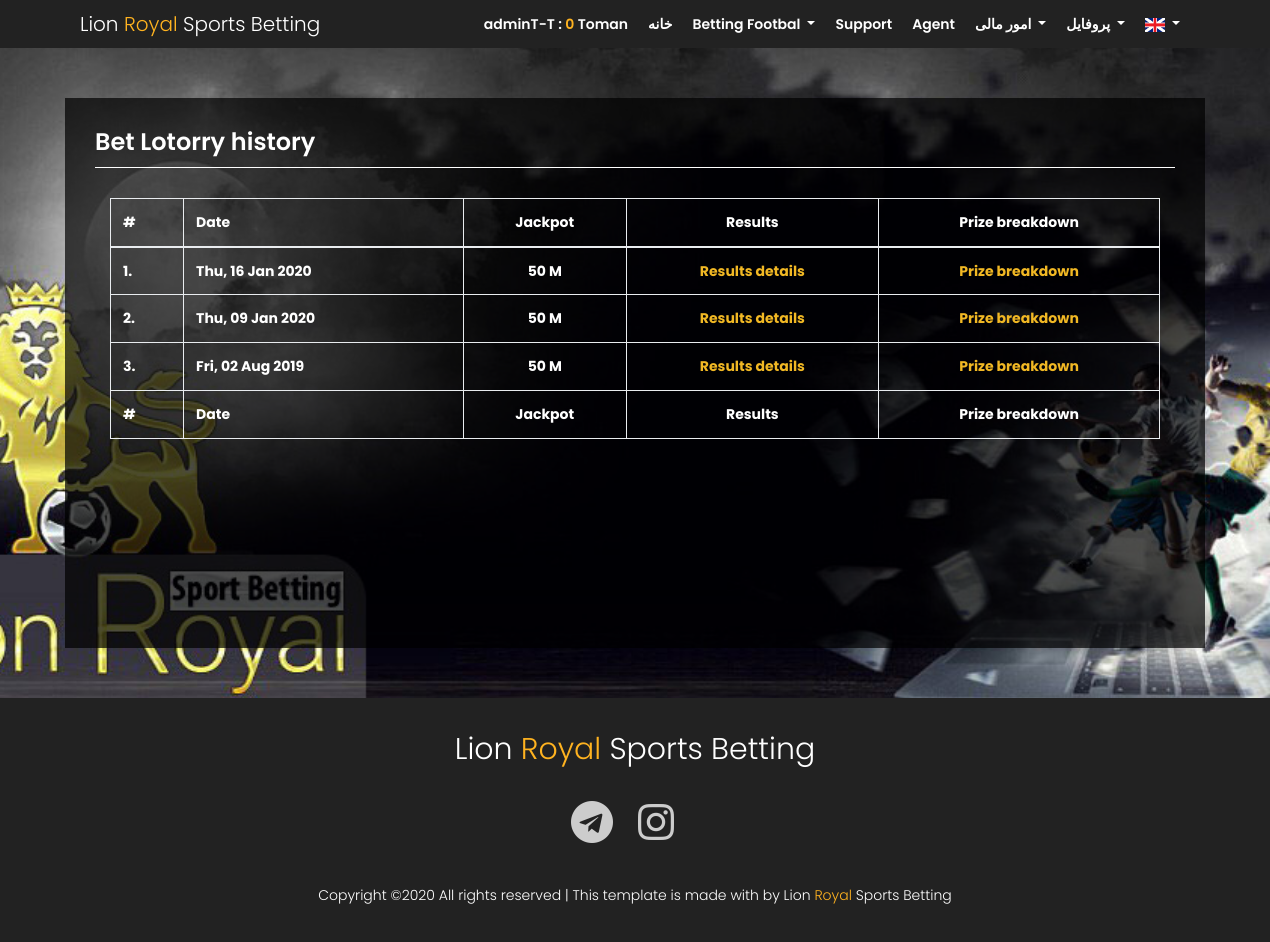
Screenshot of /site/bet_lotorry_history.php (signed in) with the database file from the repository.
### tables this page shows
CREATE TABLE `bet_lotorry_history` (
  `id` int(11) NOT NULL,
  `bet_lotorry_jackpot` varchar(20) DEFAULT NULL,
  `bet_lotorry_date` date DEFAULT NULL,
  `date_create` date DEFAULT NULL,
  `time_create` time DEFAULT NULL
);

### site/_inc/db_class.php (called while the page is built, shortened)
<?php
class SimpleDBClass
{
  public $isConn;
  public function __construct( $db_conn = array('host' => 'localhost', 'user' => 'root','pass' => '','database' => 'test', ) )
  {
    $host = isset($db_conn['host']) ? $db_conn['host'] : 'localhost' ;
    $user = isset($db_conn['user']) ? $db_conn['user'] : 'root' ;
    $pass = isset($db_conn['pass']) ? $db_conn['pass'] : '' ;
    $database = isset($db_conn['database']) ? $db_conn['database'] : die('no database set') ;
    $connection = mysqli_connect($host, $user, $pass,$database);
    if($connection)
    {
      $this->isConn = $connection;
    }
  }
  function Select($SQLStatement)
  {
    $con =  $this->isConn;
    if ($con)
    {
      $q = $con->query($SQLStatement);
      $row = $q->num_rows;
      if($row <1)
      {
        $result = $row;
      }
      else if($row == 1)
      {
        $result = array($q->fetch_assoc());
      }
      else if( $row >1)
      {
        $d1 = array( $q->fetch_assoc());
        $d2= array();
        while ($row = $q->fetch_assoc())
        {
          $d2[] = $row;
        }
        $result = array_merge($d1 , $d2);
      }
      return $result;
      }
  }
}
?>

### site/bet_lotorry_history.php (the view, shortened to what this page needs)
<?php
    include_once("function/app_top.php");
?>
<!DOCTYPE html>
	<html lang="en" class="no-js">
    <?php include_once("header.php");?>
		<body>
			<section class="generic-banner relative">
                <?php include_once("topmenu.php");?>
			</section>
		<div class="main-wrapper ">
			<section class="feature-area section-gap " id="secvice">
				<div class="container card-content">
					<div class="row">
                        <div class="col-12">
                            <h3 class="text-heading"><?php echo HOME_BET_LOTORRY;?> history</h3>
                        </div>
                    </div>
                    <div class="container">
                        <div class="row">
                            <div class="col-md-12">
                            <table id="drawhistory" class="table table-striped table-bordered display responsive nowrap" style="width: 100%;">
                                <thead>
                                    <tr>
                                        <th>#</th>
                                        <th>Date</th>
                                        <th class="text-center">Jackpot</th>
                                        <th class="text-center">Results</th>
                                        <th class="text-center">Prize breakdown</th>
                                    </tr>
                                </thead>
                                <tbody>
                                    <?php
                                    $RecDataDrawHistory = $db->select("SELECT * FROM bet_lotorry_history ORDER BY bet_lotorry_date DESC");
                                    foreach ($RecDataDrawHistory as $key => $value) {
                                        $dateTime =  date("D, d M Y", strtotime($value['bet_lotorry_date']));
                                        ?>
                                        <tr>
                                            <th><?php echo $key+1;?>.</th>
                                            <th><?php echo $dateTime;?></th>
                                            <th class="text-center"><?php echo $value['bet_lotorry_jackpot'];?></th>
                                            <th class="text-center"><a href="bet_lotorry_results.php?id=<?php echo $value['id'];?>&tab=1" style="color:#f1b824">Results details</a></th>
                                            <th class="text-center"><a href="bet_lotorry_results.php?id=<?php echo $value['id'];?>&tab=2" style="color:#f1b824">Prize breakdown</a></th>
                                        </tr>
                                    <?php }?>
                                </tbody>
                                <tfoot>
                                    <tr>
                                        <th>#</th>
                                        <th>Date</th>
                                        <th class="text-center">Jackpot</th>
                                        <th class="text-center">Results</th>
                                        <th class="text-center">Prize breakdown</th>
                                    </tr>
                                </tfoot>
                            </table>
                            </div>
                        </div>
                    </div>
				</div>
			</section>
        </div>
        <?php include_once("footer.php");?>
	</body>
</html>

### site/css/main.css (style rules this page uses)
body { color: #777777; font-family: "Poppins", sans-serif; font-size: 14px; font-weight: 300; line-height: 1.625em; position: relative; }
a { -webkit-transition: all 0.3s ease 0s; -moz-transition: all 0.3s ease 0s; -o-transition: all 0.3s ease 0s; transition: all 0.3s ease 0s; }
a, a:focus, a:hover { text-decoration: none; outline: 0; }
h1, h2, h3, h4, h5, h6 { font-family: "Poppins", sans-serif; color: #222222; line-height: 1.2em !important; margin-bottom: 0; margin-top: 0; font-weight: 600; }
h3, .h3 { font-size: 24px; }
td, th { border-radius: 0px; }
.text-center { text-align: center; }
.relative { position: relative; }
.text-heading { margin-bottom: 30px; font-size: 24px; color: #FFFFFF; border-bottom: 1px solid; padding-bottom: 10px; }
h3 { font-size: 24px; }
h1, h2, h3, h4, h5, h6 { line-height: 1.5em; }
.section-gap { padding: 50px 0; }
.p1-gradient-bg, .primary-btn, .primary-btn2:hover, .single-feature:hover, .video-area .overlay-bg, .single-footer-widget .click-btn, .generic-banner { background-image: -moz-linear-gradient(0deg, #222 0%, #222 100%); background-image: -webkit-linear-gradient(0deg, #222 0%, #222 100%); background-image: -ms-linear-gradient(0deg, #222 0%, #222 100%); transition: all 0.3s ease 0s; }
.generic-banner { text-align: center; }
.card-content { margin-top: auto; margin-bottom: auto; min-height: 550px; background-color: rgba(0, 0, 0, 0.70) !important; color: #FFFFFF; padding: 30px; }

### site/bet_lotorry_history.php (style rules this page uses)
html { background: url(img/bg/bg_lionroyalcasino.jpg) no-repeat center center fixed; -webkit-background-size: cover; -moz-background-size: cover; -o-background-size: cover; background-size: cover; }
body { background-color: transparent; }

### rows the page displays
bet_lotorry_history: bet_lotorry_date "Thu, 16 Jan 2020", bet_lotorry_jackpot "50 M"
bet_lotorry_history: bet_lotorry_date "Thu, 09 Jan 2020", bet_lotorry_jackpot "50 M"
bet_lotorry_history: bet_lotorry_date "Fri, 02 Aug 2019", bet_lotorry_jackpot "50 M"

### other values shown
TOP_LOGO_LION "Lion"
TOP_LOGO_ROYAL "Royal"
TOP_LOGO_CASINO "Sports Betting"
$_SESSION['Player'] "adminT-T"
$_SESSION['Player_Balance'] "0"
TOP_MENU_HOME "خانه"
TOP_MENU_PLAY_GAME "Betting Footbal"
TOP_MENU_TICKETS "Support"
TOP_MENU_INVITE "Agent"
TOP_MENU_PAYMENT "امور مالی"
TOP_MENU_PROFILE "پروفایل"
HOME_BET_LOTORRY "Bet Lotorry"
